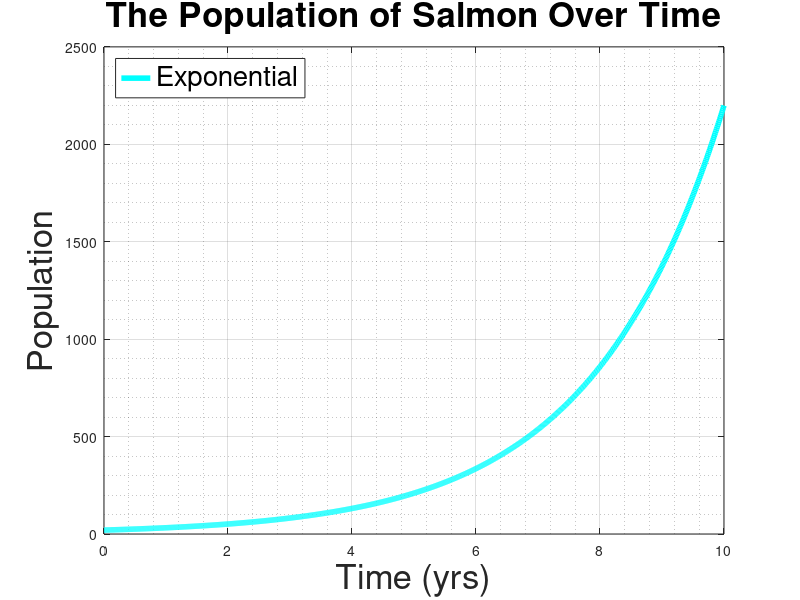

Source code (MATLAB): (Note: this script raises an error after producing the figure.)
% Exponential Growth Model for Salmon.

close all
clear
clc

    % dx/dt = r*x_0

% Parameters
x = 20;
r = log(.32*5);

t = 0:.01:10;

% Exponential ODE set up
h = @(t,y)(r.*y(1));

% Solutions to the eponential ODE
[t, za] = ode45(h,t,x);

% Plot of the exponential growth model
figure(1)
plot(t,za(:,1),'c','LineWidth',4)
xlabel("Time (yrs)", 'FontSize', 25)
ylabel("Population", 'FontSize', 25)
title("The Population of Salmon Over Time", 'FontSize', 25)
legend('Exponential', 'FontSize', 20, 'Location', 'NorthWest')
grid on
grid minor
ax = gca;
ax.GridAlpha = 1;
ax.MinorGridAlpha = 1;
set(gca,'FontSize',20)
